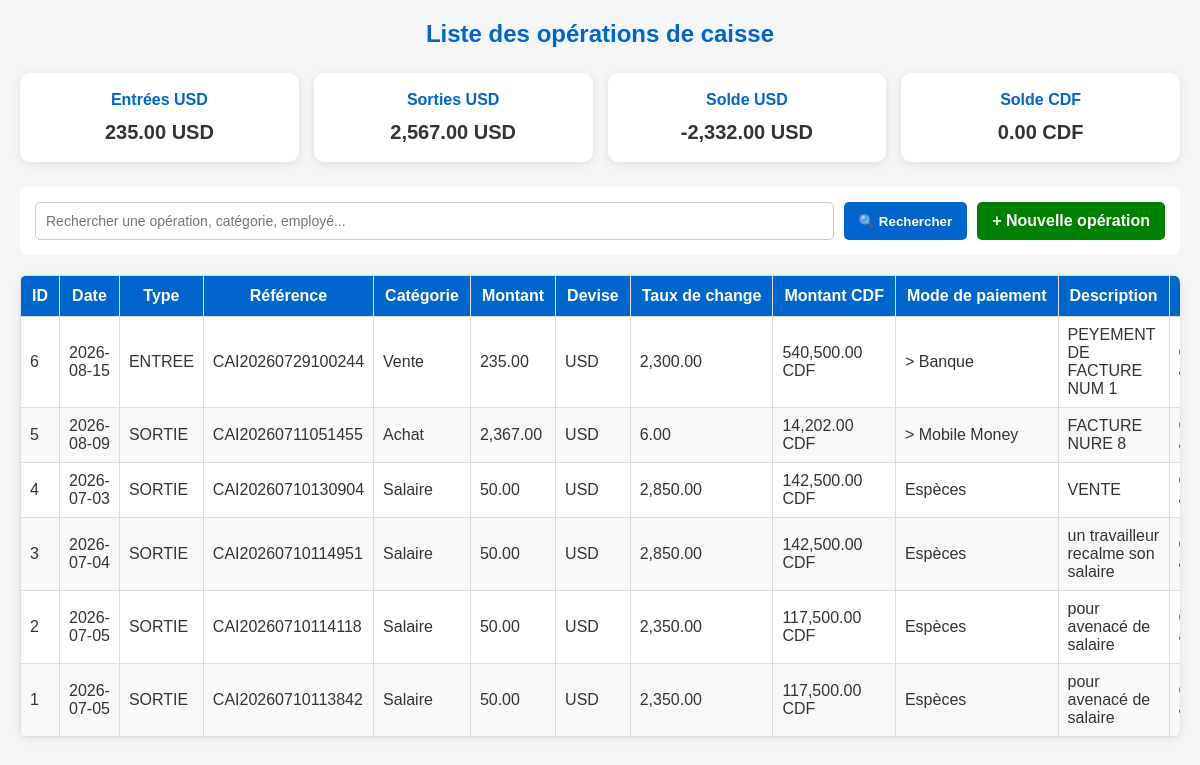
The page /caisse/liste.php on the database its author committed.
### tables this page shows
CREATE TABLE IF NOT EXISTS `caisse` (
  `id` int(11) NOT NULL AUTO_INCREMENT,
  `date` date NOT NULL,
  `type_operation` enum('ENTREE','SORTIE') NOT NULL,
  `categorie` varchar(100) DEFAULT NULL,
  `montant` decimal(15,2) NOT NULL,
  `devise` enum('USD','CDF') DEFAULT 'USD',
  `taux_change` decimal(10,2) DEFAULT '1.00',
  `montant_cdf` decimal(15,2) DEFAULT NULL,
  `mode_paiement` varchar(50) DEFAULT NULL,
  `reference_operation` varchar(100) DEFAULT NULL,
  `description` text,
  `id_employe` int(11) DEFAULT NULL,
  `statut` enum('VALIDÉ','EN ATTENTE') DEFAULT 'EN ATTENTE',
  `date_creation` timestamp NOT NULL DEFAULT CURRENT_TIMESTAMP,
  `date_modification` datetime DEFAULT NULL,
  PRIMARY KEY (`id`),
  KEY `idx_date` (`date`),
  KEY `idx_type` (`type_operation`),
  KEY `idx_statut` (`statut`)
);

### caisse/liste.php (the view, shortened to what this page needs)
<?php
$serveur = "localhost";
$utilisateur = "root";
$motdepasse = "";
$base = "cici";
$conn = mysqli_connect(
    $serveur,
    $utilisateur,
    $motdepasse,
    $base
);
mysqli_set_charset($conn, "utf8");
$recherche = "";
if (isset($_GET['recherche'])) {
    $recherche = trim($_GET['recherche']);
    $recherche_sql = mysqli_real_escape_string(
        $conn,
        $recherche
    );
    $sql = "
        SELECT
            caisse.*,
            employe.nom,
            employe.postnom,
            employe.prenom
        FROM caisse
        LEFT JOIN employe
            ON caisse.id_employe = employe.id_employe
        WHERE
            caisse.reference_operation LIKE '%$recherche_sql%'
            OR caisse.categorie LIKE '%$recherche_sql%'
            OR caisse.type_operation LIKE '%$recherche_sql%'
            OR caisse.devise LIKE '%$recherche_sql%'
            OR caisse.mode_paiement LIKE '%$recherche_sql%'
            OR caisse.description LIKE '%$recherche_sql%'
            OR employe.nom LIKE '%$recherche_sql%'
            OR employe.postnom LIKE '%$recherche_sql%'
            OR employe.prenom LIKE '%$recherche_sql%'
        ORDER BY caisse.id DESC
    ";
} else {
    $sql = "
        SELECT
            caisse.*,
            employe.nom,
            employe.postnom,
            employe.prenom
        FROM caisse
        LEFT JOIN employe
            ON caisse.id_employe = employe.id_employe
        ORDER BY caisse.id DESC
    ";
}
$resultat = mysqli_query($conn, $sql);
$entree_usd = 0;
$sortie_usd = 0;
$entree_cdf = 0;
$sortie_cdf = 0;
$total = mysqli_query(
    $conn,
    "SELECT type_operation, devise, montant FROM caisse"
);
if ($total) {
    while ($t = mysqli_fetch_assoc($total)) {
        $montant = floatval($t['montant']);
        if ($t['type_operation'] == "ENTREE") {
            if ($t['devise'] == "USD") {
                $entree_usd += $montant;
            } else {
                $entree_cdf += $montant;
            }
        } elseif ($t['type_operation'] == "SORTIE") {
            if ($t['devise'] == "USD") {
                $sortie_usd += $montant;
            } else {
                $sortie_cdf += $montant;
            }
        }
    }
}
$solde_usd =
    $entree_usd - $sortie_usd;
$solde_cdf =
    $entree_cdf - $sortie_cdf;
?>
<!DOCTYPE html>
<html lang="fr">
<head>
</head>
<body>
<h2>
    Liste des opérations de caisse
</h2>
<div class="cards">
    <div class="card">
        <h3>Entrées USD</h3>
        <p>
            <?php echo number_format(
                $entree_usd,
                2,
                '.',
                ','
            ); ?>
            USD
        </p>
    </div>
    <div class="card">
        <h3>Sorties USD</h3>
        <p>
            <?php echo number_format(
                $sortie_usd,
                2,
                '.',
                ','
            ); ?>
            USD
        </p>
    </div>
    <div class="card">
        <h3>Solde USD</h3>
        <p>
            <?php echo number_format(
                $solde_usd,
                2,
                '.',
                ','
            ); ?>
            USD
        </p>
    </div>
    <div class="card">
        <h3>Solde CDF</h3>
        <p>
            <?php echo number_format(
                $solde_cdf,
                2,
                '.',
                ','
            ); ?>
            CDF
        </p>
    </div>
</div>
<form
    method="GET"
    class="recherche"
>
    <input
        type="text"
        name="recherche"
        placeholder="Rechercher une opération, catégorie, employé..."
        value="<?= htmlspecialchars($recherche); ?>"
    >
    <button type="submit">
        🔍 Rechercher
    </button>
    <a
        href="ajouter.php"
        class="btn-ajouter"
    >
        + Nouvelle opération
    </a>
</form>
<div class="table-container">
<table>
<thead>
<tr>
    <th>ID</th>
    <th>Date</th>
    <th>Type</th>
    <th>Référence</th>
    <th>Catégorie</th>
    <th>Montant</th>
    <th>Devise</th>
    <th>Taux de change</th>
    <th>Montant CDF</th>
    <th>Mode de paiement</th>
    <th>Description</th>
    <th>Employé</th>
</tr>
</thead>
<tbody>
<?php
if (mysqli_num_rows($resultat) > 0) {
    while ($data = mysqli_fetch_assoc($resultat)) {
?>
<tr>
<td>
<?php echo htmlspecialchars($data['id']); ?>
</td>
<td>
<?php echo htmlspecialchars(
    $data['date']
); ?>
</td>
<td>
<?php echo htmlspecialchars(
    $data['type_operation']
); ?>
</td>
<td>
<?php echo htmlspecialchars(
    $data['reference_operation']
); ?>
</td>
<td>
<?php echo htmlspecialchars(
    $data['categorie']
); ?>
</td>
<td>
<?php echo number_format(
    $data['montant'],
    2,
    '.',
    ','
); ?>
</td>
<td>
<?php echo htmlspecialchars(
    $data['devise']
); ?>
</td>
<td>
<?php echo number_format(
    $data['taux_change'],
    2,
    '.',
    ','
); ?>
</td>
<td>
<?php echo number_format(
    $data['montant_cdf'],
    2,
    '.',
    ','
); ?>
CDF
</td>
<td>
<?php echo htmlspecialchars(
    $data['mode_paiement']
); ?>
</td>
<td>
<?php echo htmlspecialchars(
    $data['description']
); ?>
</td>
<td>
</td>
</tr>
<?php
    }
}
?>
</tbody>
</table>
</div>
</body>
</html>

### caisse/liste.php (style rules this page uses)
* { box-sizing: border-box; }
body { font-family: Arial, sans-serif; background: #f4f6f8; margin: 20px; color: #333; }
h2 { text-align: center; color: #0066cc; margin-bottom: 25px; }
.cards { display: flex; flex-wrap: wrap; gap: 15px; margin-bottom: 25px; }
.card { flex: 1; min-width: 200px; background: white; padding: 18px; text-align: center; border-radius: 10px; box-shadow: 0 2px 8px rgba(0,0,0,0.10); }
.card h3 { margin: 0; color: #0066cc; font-size: 16px; }
.card p { font-size: 20px; font-weight: bold; margin: 12px 0 0; }
.recherche { background: white; padding: 15px; border-radius: 8px; margin-bottom: 20px; display: flex; gap: 10px; flex-wrap: wrap; }
.recherche input { flex: 1; min-width: 250px; padding: 10px; border: 1px solid #ccc; border-radius: 5px; font-size: 14px; }
.recherche button { padding: 10px 15px; border: none; border-radius: 5px; cursor: pointer; background: #0066cc; color: white; font-weight: bold; }
.btn-ajouter { padding: 10px 15px; background: green; color: white; text-decoration: none; border-radius: 5px; font-weight: bold; }
.table-container { width: 100%; overflow-x: auto; background: white; border-radius: 8px; box-shadow: 0 2px 8px rgba(0,0,0,0.10); }
table { width: 100%; min-width: 1400px; border-collapse: collapse; }
th { background: #0066cc; color: white; padding: 11px; border: 1px solid #ddd; white-space: nowrap; }
td { padding: 9px; border: 1px solid #ddd; vertical-align: middle; }
tr:nth-child(even) { background: #f9f9f9; }

### rows shown on the page
caisse: id "6", date "2026-08-15", type_operation "ENTREE", reference_operation "CAI20260729100244", categorie "Vente", montant "235.00", devise "USD", taux_change "2,300.00", montant_cdf "540,500.00", mode_paiement "> Banque", description "PEYEMENT DE FACTURE NUM 1"
caisse: id "5", date "2026-08-09", type_operation "SORTIE", reference_operation "CAI20260711051455", categorie "Achat", montant "2,367.00", devise "USD", taux_change "6.00", montant_cdf "14,202.00", mode_paiement "> Mobile Money", description "FACTURE NURE 8"
caisse: id "4", date "2026-07-03", type_operation "SORTIE", reference_operation "CAI20260710130904", categorie "Salaire", montant "50.00", devise "USD", taux_change "2,850.00", montant_cdf "142,500.00", mode_paiement "Espèces", description "VENTE"
caisse: id "3", date "2026-07-04", type_operation "SORTIE", reference_operation "CAI20260710114951", categorie "Salaire", montant "50.00", devise "USD", taux_change "2,850.00", montant_cdf "142,500.00", mode_paiement "Espèces", description "un travailleur recalme son salaire"
caisse: id "2", date "2026-07-05", type_operation "SORTIE", reference_operation "CAI20260710114118", categorie "Salaire", montant "50.00", devise "USD", taux_change "2,350.00", montant_cdf "117,500.00", mode_paiement "Espèces", description "pour avenacé de salaire"
caisse: id "1", date "2026-07-05", type_operation "SORTIE", reference_operation "CAI20260710113842", categorie "Salaire", montant "50.00", devise "USD", taux_change "2,350.00", montant_cdf "117,500.00", mode_paiement "Espèces", description "pour avenacé de salaire"

### other values the page prints
$entree_usd "235.00"
$sortie_usd "2,567.00"
$solde_usd "-2,332.00"
$solde_cdf "0.00"
